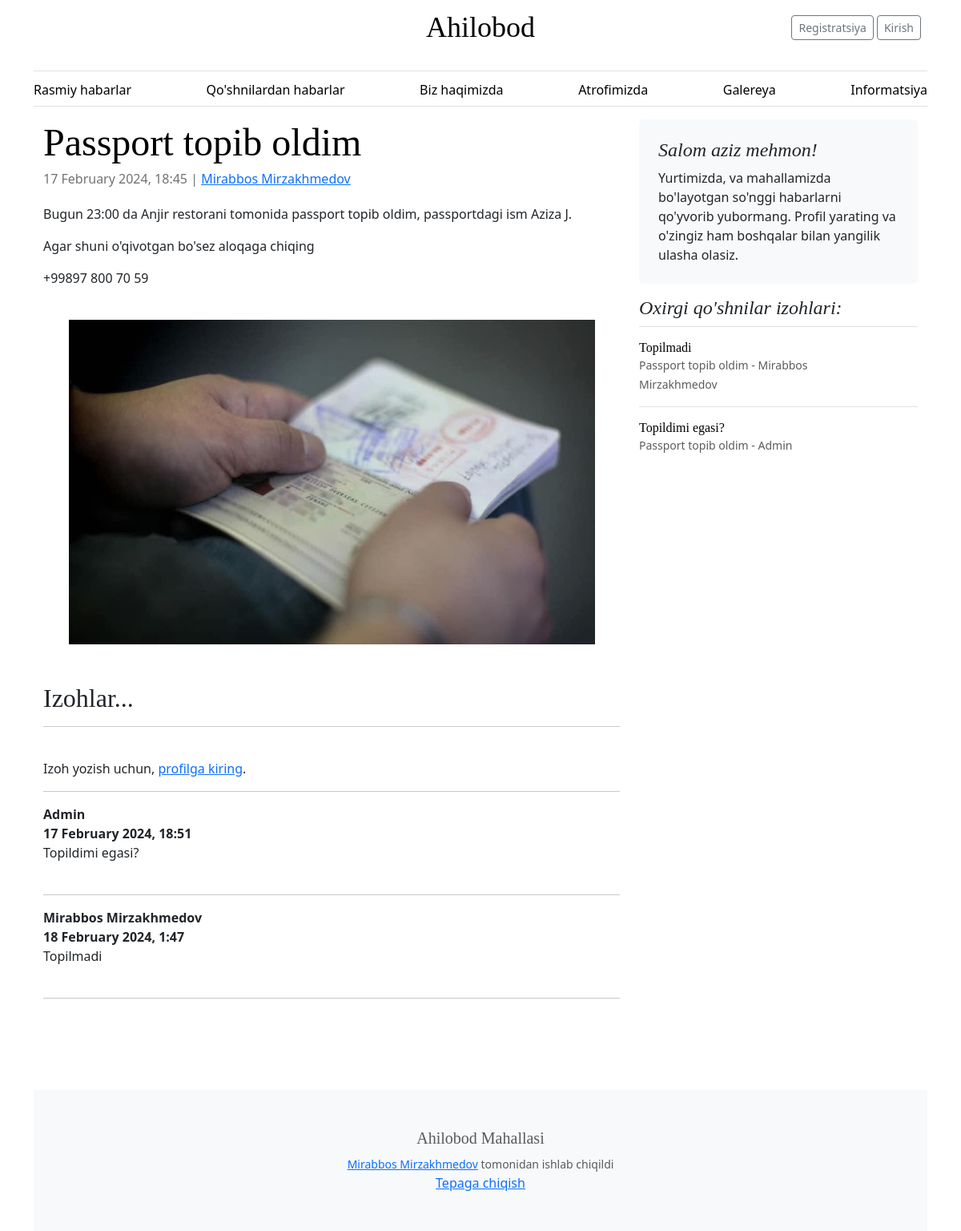
Page /post-neighbors/9 on the committed database.
### webapp/models.py (models this page shows, shortened)
class PostNeighbors(models.Model):
    n_post_id = models.AutoField(primary_key=True)
    title = models.CharField(max_length=255)
    full_text = RichTextField(blank=True, null=True)
    created_at = models.DateTimeField(default=timezone.now)
    user_id = models.ForeignKey(User, on_delete=models.CASCADE,
                                related_name='neighbors_posts')
    updated_at = models.DateTimeField(auto_now=True)
    image = models.ImageField(upload_to='posts/',
                              default='posts/default.webp')

class User(AbstractUser):
    user_id = models.AutoField(primary_key=True)
    phone_number = models.CharField(max_length=20)
    profile_pic = models.ImageField(null=True, upload_to='profile/')
    bio = models.TextField(blank=True, null=True)
    created_at = models.DateTimeField(default=timezone.now)
    updated_at = models.DateTimeField(auto_now=True)

class NeighborComment(models.Model):
    comment_id = models.AutoField(primary_key=True)
    post = models.ForeignKey(PostNeighbors, on_delete=models.CASCADE, related_name='neighbor_comments')
    user = models.ForeignKey(User, on_delete=models.CASCADE, related_name='neighbor_comments')
    comment_text = models.TextField()
    created_at = models.DateTimeField(default=timezone.now)

### webapp/views.py (the view)
# urls.py: path('post-neighbors/<int:pk>', views.NeighborPostDetailView.as_view(), name='neighbor-news-detail'),
class NeighborPostDetailView(DetailView):
    model = PostNeighbors
    template_name = 'webapp/neighbor_news_detail.html'
    context_object_name = 'neighbor_post'
    def get_context_data(self, **kwargs):
        context = super().get_context_data(**kwargs)
        context['comments'] = NeighborComment.objects.all().order_by('-created_at')[:5]
        return context

### webapp/templates/webapp/neighbor_news_detail.html (shortened to what this page needs)
{% extends 'webapp/layout.html' %}
{% block body %}
    <div class="row mb-2">
        <div class="col-md-8">
            <article class="blog-post">
                <h2 class="display-5 link-body-emphasis mb-1">{{ neighbor_post.title }}</h2>
                <p class="blog-post-meta">{{ neighbor_post.created_at|date:"j F Y, G:i" }} | <a
                    href="{% url 'profile' neighbor_post.user_id.user_id %}">{{ neighbor_post.user_id.first_name }} {{ neighbor_post.user_id.last_name }}</a>
                </p>
                <p class="full_text">{{ neighbor_post.full_text|safe }}</p>
                {% if neighbor_post.image %}
                    <br>
                    <img src="{{ neighbor_post.image.url }}">
                {% endif %}
                <br><br>
                <h2>Izohlar...</h2>
                <hr>
                <br>
                {% if user.is_authenticated %}
                    {% if neighbor_post.neighbor_comments.all %}
                        {% for comment in neighbor_post.neighbor_comments.all %}
                            <b><a
                                href="{% url 'profile' comment.user.user_id %}">{{ comment.user.first_name }} {{ comment.user.last_name }}</a></b>
                            | <small>{{ comment.created_at|date:"j F Y, G:i" }}</small><br>
                            {{ comment.comment_text }}
                            <br><br>
                        {% endfor %}
                    {% endif %}
                    <form method="post"
                          action="{% url 'neighbors-add-comment' neighbor_post.n_post_id %}">
                        {% csrf_token %}
                        <hr>
                        <div class="form-group">
                            <p>Izoh yozayotgan profil
                                <strong>{{ user.first_name }} {{ user.last_name }}:</strong>
                            </p>
                            <textarea name="comment_text" class="form-control" rows="3"></textarea>
                            <br>
                            <button type="submit" class="btn btn-primary">Izoh qoldirish</button>
                        </div>
                    </form>
                {% else %}
                    <p>Izoh yozish uchun, <a href="{% url 'login' %}">profilga kiring</a>.</p>
                    <hr>
                    {% for comment in neighbor_post.neighbor_comments.all %}
                        <strong>
                            {{ comment.user.first_name }} {{ comment.user.last_name }}<br>
                            {{ comment.created_at|date:"j F Y, G:i" }}
                        </strong>
                        <br>
                        {{ comment.comment_text }}
                        <br><br>
                        <hr>
                    {% endfor %}
                {% endif %}
            </article>
        </div>
        <div class="col-md-4">
            <div class="position-sticky" style="top: 2rem;">
                {% if user.is_authenticated %}
                    <div class="p-4 mb-3 bg-body-tertiary rounded">
                        <h4 class="fst-italic">Xush kelibsiz, {{ user.first_name }}!</h4>
                        <p class="mb-0">Yurtimizda, va mahallamizda bo'layotgan so'nggi habarlarni qo'yvorib yubormang.
                        O'qing, izohlar yozing va biz haqimizda boshqalarga ayting.</p>
                    </div>
                {% else %}
                    <div class="p-4 mb-3 bg-body-tertiary rounded">
                        <h4 class="fst-italic">Salom aziz mehmon!</h4>
                        <p class="mb-0">Yurtimizda, va mahallamizda bo'layotgan so'nggi habarlarni qo'yvorib yubormang.
                        Profil yarating va o'zingiz ham boshqalar bilan yangilik ulasha olasiz.</p>
                    </div>
                {% endif %}
                <div>
                    <h4 class="fst-italic">Oxirgi qo'shnilar izohlari:</h4>
                    <ul class="list-unstyled">
                        {% for comment in comments %}
                        <li>
                            <a class="d-flex flex-column flex-lg-row gap-3 align-items-start align-items-lg-center py-3 link-body-emphasis text-decoration-none border-top"
                               href="{% url 'neighbor-news-detail' comment.post.n_post_id %}">
                                <div class="col-lg-8">
                                    <h6 class="mb-0">{{ comment.comment_text }}</h6>
                                    <small class="text-body-secondary">{{ comment.post.title }} - {{ comment.user.first_name }} {{ comment.user.last_name }}</small>
                                </div>
                            </a>
                        </li>
                        {% endfor %}
                    </ul>
                </div>
            </div>
        </div>
    </div>
{% endblock %}

### webapp/static/css/blog.css (style rules this page uses)
h1, h2, h3, h4, h5, h6 { font-family: "Playfair Display", Georgia, "Times New Roman", serif; }
.blog-post { margin-bottom: 4rem; }
.blog-post img { display: block; margin: 0 auto; max-width: 100%; height: auto; }
.blog-post-meta { margin-bottom: 1.25rem; color: #727272; }
.row { margin-bottom: 20px; }

### rows in the picture
PostNeighbors: title "Passport topib oldim", created_at "17 February 2024, 18:45", user_id.first_name "Mirabbos", user_id.last_name "Mirzakhmedov", full_text "Bugun 23:00 da Anjir restorani tomonida passport topib oldim, passportdagi ism Aziza J. Agar shuni o'qivotgan bo'sez aloqaga chiqing +99897 800 70 59", image (picture)
NeighborComment: user.first_name "Admin", created_at "17 February 2024, 18:51", comment_text "Topildimi egasi?", post "Passport topib oldim"
NeighborComment: user.first_name "Mirabbos", user.last_name "Mirzakhmedov", created_at "18 February 2024, 1:47", comment_text "Topilmadi", post "Passport topib oldim"
